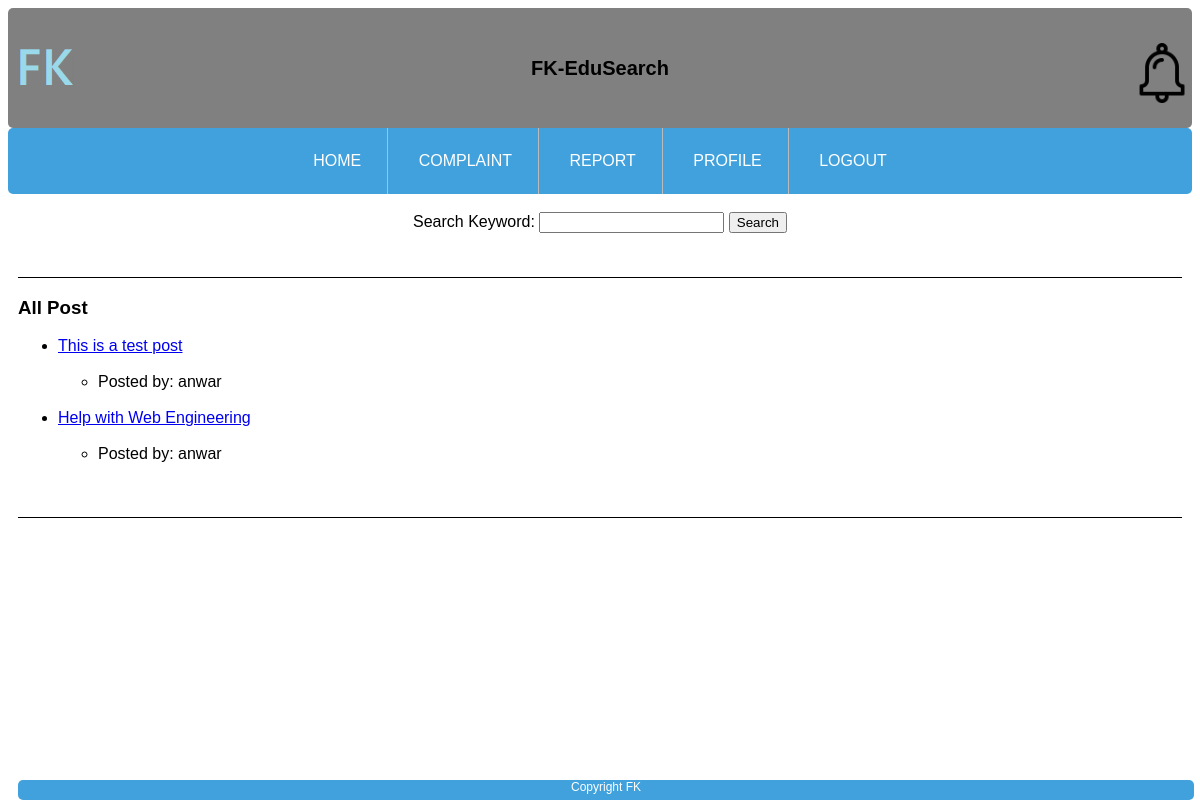
Page /Edusearch-AskAce/viewAllPost.php on the committed database.
### tables this page shows
CREATE TABLE `post` (
  `PostID` int(4) NOT NULL,
  `UserID` int(4) NOT NULL,
  `PostTitle` varchar(100) NOT NULL,
  `PostContent` varchar(1000) NOT NULL,
  `PostStatus` varchar(10) NOT NULL,
  `PostDate` datetime NOT NULL,
  `ExpertID` int(4) DEFAULT NULL,
  `response` varchar(200) NOT NULL
);

CREATE TABLE `users` (
  `UserID` int(4) NOT NULL,
  `Username` varchar(50) DEFAULT NULL,
  `Email` varchar(100) DEFAULT NULL,
  `Password` varchar(100) DEFAULT NULL,
  `Phone` varchar(13) NOT NULL,
  `Research` varchar(100) NOT NULL,
  `AcademicStatus` varchar(100) NOT NULL
);

### Edusearch-AskAce/viewAllPost.php (the view, shortened to what this page needs)
<?php
include("dbase.php");
$cmdselect="SELECT post.*, users.Username FROM post INNER JOIN users ON post.UserID=users.UserID WHERE post.PostStatus='Accepted' ORDER BY PostDate DESC ";
$result = $conn->query($cmdselect);
?>
<html>
    <head>
    </head>
    <link rel="stylesheet" type="text/css" href="Style.css">
    <body>
        <header class="header">
            <div class="logo logo-left">
                <img width="60px" src="Image/fklogo.png" alt="Left Logo">
            </div>
            <div class="text">FK-EduSearch</div>
            <div class="logo logo-right">
                <img width="60px" src="Image/notiLogo.png" alt="Right Logo">
            </div>
        </header>
        <div id="navBar">
            <ul>
            <li><a href="main.php"> HOME </a></li>
                <li><a href="complaint.php"> COMPLAINT </a></li>
				<li><a href="report.php"> REPORT </a></li>
				<li><a href="profile.php"> PROFILE </a></li>
                <li><a href="logout.php"> LOGOUT </a></li>
            </ul>
        </div>
        <br>
        <CENTER>
            <form action="search.php" method="post">
            Search Keyword: <input type="text" name="search">
            <input type ="submit" value="Search">
            </form>
        </CENTER>
        <br>
         <div class="activePost">
            <h3>All Post</h3>
            <ul>
            <?php
            if($result->num_rows >0){
            while($row=$result->fetch_assoc()){
                $href="displayPost.php?uid=".$row['PostID'];
            ?>
                <?php echo "<li><a href='".$href."'>" .$row['PostTitle']."</a></li><br>"; ?>
                <?php echo "<ul><li>Posted by: " .$row['Username']."</li></ul><br>"; ?>
            <?php
            }
            }
            ?>
            </ul>
        </div>
    </body>
    <footer>Copyright FK</footer>
</html>

### Edusearch-AskAce/Style.css (style rules this page uses)
.header { display: flex; border-radius: 5px; justify-content: space-between; align-items: center; padding: 10px; height: 100px; background-color: rgb(128, 128, 128); font-family: Arial, Helvetica, sans-serif; }
body { font-family: Arial, Helvetica, sans-serif; background-image: url("Image/bg.jpg"); }
.logo { width: 50px; height: 50px; }
.logo-left { margin-right: 10px; }
.logo-right { margin-left: 10px; }
.text { font-size: 20px; font-weight: bold; }
#navBar li { padding: 10px; display: inline-block; }
#navBar { text-align: center; }
#navBar a { text-decoration: none; color: #34495E; }
#navBar ul { list-style-type: inherit; margin: 0; padding: 0; overflow: hidden; background-color: #41a1dd; border-radius: 5px; }
#navBar li { float: none; position: relative; border-right: 1px solid #bbb; }
#navBar li:last-child { border-right: none; }
#navBar li a { display: block; color: white; text-align: center; padding: 14px 16px; text-decoration: none; }
.activePost { position: relative; margin: 10px; border-top: 1px solid black; border-bottom: 1px solid black; padding-bottom: 20px; }
footer { font-size: 12px; color: white; width: 98%; height: 20px; background: #41a1dd; text-align: center; border-radius: 5px; position: fixed; margin: 10px; margin-bottom: 0px; bottom: 0px; }

### rows in the picture
post: PostTitle "This is a test post", UserID.Username "anwar"
post: PostTitle "Help with Web Engineering", UserID.Username "anwar"
